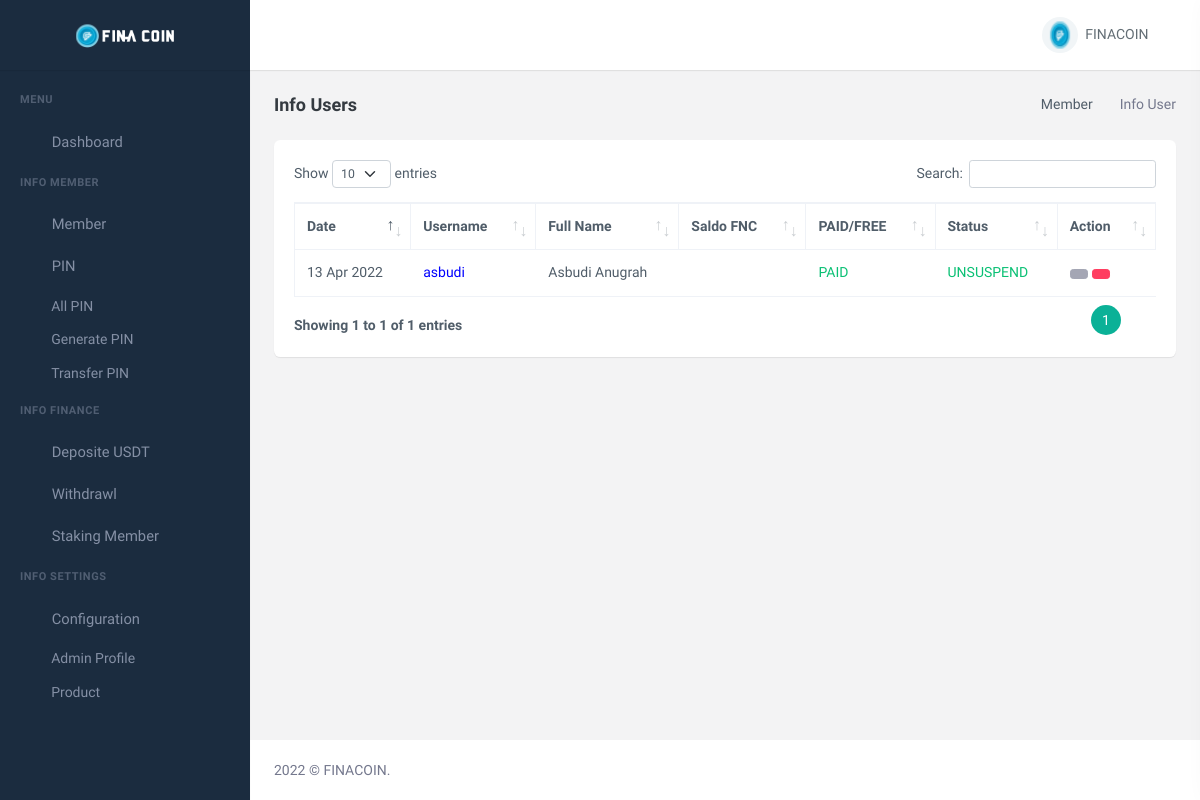
The page /user/admin/users.php (signed in) on the database its author committed.
### tables this page shows
CREATE TABLE `member_fina` (
  `id_member` int(11) NOT NULL,
  `tgl_join_member` timestamp NOT NULL DEFAULT current_timestamp(),
  `username_member` varchar(20) NOT NULL,
  `fnc_member` varchar(100) DEFAULT NULL,
  `bonus_staking_member` varchar(250) DEFAULT NULL,
  `nama_lengkap_member` varchar(100) DEFAULT NULL,
  `sponsor_member` varchar(20) NOT NULL,
  `email_member` varchar(250) NOT NULL,
  `status_suspend_member` enum('SUSPEND','UNSUSPEND') NOT NULL DEFAULT 'UNSUSPEND',
  `number_phone_member` int(16) DEFAULT NULL,
  `pin_transaksi_member` varchar(250) NOT NULL DEFAULT '$2y$10$e8rE0e2yEpqVRiXrJioxYuEx5gf9wcVsyf7YKt1WjMjpPcyJU.KK2',
  `password_member` varchar(250) NOT NULL,
  `status_member` enum('FREE','PAID') NOT NULL DEFAULT 'FREE'
);

### user/admin/helpper/function.php (called while the page is built, shortened)
<?php
function nameFormater($name){
    $array_name = explode(" ", $name);
    $wordcount = count($array_name);
    $word = "";
    for($i=0; $i<$wordcount; $i++){
        $word .= ucfirst($array_name[$i])." ";
    }
    return $word;
}
function dateFormatter($date){
    $array_date = explode("-", $date);
    $day = explode(" ",$array_date[2]);
    $month = $array_date[1];
    $year = $array_date[0];
    switch($month){
        case 4:
            return $day[0]." Apr ".$year;
            break;
    }
}
?>

### user/admin/users.php (the view, shortened to what this page needs)
<?php
include_once "helpper/function.php";
?>
<!DOCTYPE html>
<html lang="en">
  <head>
    <link href="assets/libs/jqvmap/jqvmap.min.css" rel="stylesheet" />
    <link
      href="assets/css/bootstrap.min.css"
      id="bootstrap-style"
      rel="stylesheet"
      type="text/css"
    />
    <link href="assets/css/icons.min.css" rel="stylesheet" type="text/css" />
    <link
      href="assets/css/app.min.css"
      id="app-style"
      rel="stylesheet"
      type="text/css"
    />
    <link
      href="assets/libs/datatables.net-bs4/css/dataTables.bootstrap4.min.css"
      rel="stylesheet"
      type="text/css"
    />
    <link
      href="assets/libs/datatables.net-buttons-bs4/css/buttons.bootstrap4.min.css"
      rel="stylesheet"
      type="text/css"
    />
    <link
      href="assets/libs/datatables.net-responsive-bs4/css/responsive.bootstrap4.min.css"
      rel="stylesheet"
      type="text/css"
    />
  </head>
  <body data-sidebar="dark">
    <div id="layout-wrapper">
      <header id="page-topbar">
        <div class="navbar-header">
          <div class="d-flex">
            <div class="navbar-brand-box text-center">
              <a href="index.html" class="logo logo-light">
                <span class="logo-lg">
                  <img
                    src="assets/images/logo-light.png"
                    alt="logo-light"
                    height="24"
                  />
                </span>
              </a>
            </div>
            <button
              type="button"
              class="btn btn-sm px-3 font-size-24 header-item waves-effect"
              id="vertical-menu-btn"
            >
            </button>
          </div>
          <div class="d-flex">
            <div class="dropdown d-none d-lg-inline-block ms-1">
              <button
                type="button"
                class="btn header-item noti-icon waves-effect"
                data-toggle="fullscreen"
              >
              </button>
            </div>
            <div class="dropdown d-inline-block user-dropdown">
              <button
                type="button"
                class="btn header-item waves-effect"
                id="page-header-user-dropdown"
                data-bs-toggle="dropdown"
                aria-haspopup="true"
                aria-expanded="false"
              >
                <img
                  class="rounded-circle header-profile-user"
                  src="assets/images/logo-sm.png"
                  alt="Header Avatar"
                />
                <span class="d-none d-xl-inline-block ms-1">FINACOIN</span>
              </button>
            </div>
            <div class="dropdown d-inline-block">
              <button
                type="button"
                class="btn header-item noti-icon right-bar-toggle waves-effect"
              >
              </button>
            </div>
          </div>
        </div>
      </header>
      <div class="vertical-menu">
        <div data-simplebar class="h-100">
          <div id="sidebar-menu">
            <ul class="metismenu list-unstyled" id="side-menu">
              <li class="menu-title">Menu</li>
              <li>
                <a href="index" class="waves-effect">
                  <span>Dashboard</span>
                </a>
              </li>
              <li class="menu-title">Info Member</li>
              <li>
                <a href="users" class="waves-effect">
                  <span>Member</span>
                </a>
              </li>
            <li>
                <a href="javascript: void(0);" class="has-arrow waves-effect">
                  <span>PIN</span>
                </a>
                <ul class="sub-menu" aria-expanded="false">
                  <li><a href="all-pin">All PIN</a></li>
                  <li><a href="generate-pin">Generate PIN</a></li>
                  <li><a href="transfer-pin">Transfer PIN</a></li>
                </ul>
              </li>
              <li class="menu-title">Info Finance</li>
              <li>
                <a href="deposit-request" class="waves-effect">
                  <span>Deposite USDT</span>
                </a>
              </li>
              <li>
                <a href="withdrawl" class="waves-effect">
                  <span>Withdrawl</span>
                </a>
              </li>
              <li>
                <a href="staking-member" class="waves-effect">
                  <span>Staking Member</span>
                </a>
              </li>
              <li class="menu-title">Info Settings</li>
              <li>
                <a href="javascript: void(0);" class="has-arrow waves-effect">
                  <span>Configuration</span>
                </a>
                <ul class="sub-menu" aria-expanded="false">
                  <li><a href="setting-admin">Admin Profile</a></li>
                  <li><a href="setting-staking">Product</a></li>
                </ul>
              </li>
            </ul>
          </div>
        </div>
      </div>
      <div class="main-content">
        <div class="page-content">
          <div class="container-fluid">
            <div class="row">
              <div class="col-12">
                <div
                  class="
                    page-title-box
                    d-sm-flex
                    align-items-center
                    justify-content-between
                  "
                >
                  <h4 class="mb-sm-0">Info Users</h4>
                  <div class="page-title-right">
                    <ol class="breadcrumb m-0">
                      <li class="breadcrumb-item">
                        <a href="javascript: void(0);">Member</a>
                      </li>
                      <li class="breadcrumb-item active">Info User</li>
                    </ol>
                  </div>
                </div>
              </div>
            </div>
            <div class="row">
              <div class="col-12">
                <div class="card">
                  <div class="card-body">
                    <table id="datatable" class="table table-hover table-bordered dt-responsive nowrap" style="border-collapse: collapse; border-spacing: 0; width: 100%;" >
                      <thead>
                        <tr>
                          <th>Date</th>
                          <th>Username</th>
                          <th>Full Name</th>
                          <th>Saldo FNC</th>
                          <th>PAID/FREE</th>
                          <th>Status</th>
                          <th>Action</th>
                        </tr>
                      </thead>
                      <tbody>
                          <?php
                            $queryMember = "SELECT * FROM member_fina ORDER BY tgl_join_member DESC";
                            $result_member = mysqli_query($conn, $queryMember);
                            while($row_member=mysqli_fetch_assoc($result_member)){
                          ?>
                          <tr>
                              <td><?= dateFormatter($row_member['tgl_join_member']) ?></td>
                              <td><a href="#detail_user_<?= $row_member['username_member'] ?>" data-bs-toggle="modal" style="text-decoration: none; color:blue;"><?= $row_member['username_member'] ?></a></td>
                              <td><?= nameFormater($row_member['nama_lengkap_member']) ?></td>
                              <td><?= $coin = $row_member['fnc_member'] > 0 ? number_format($row_member['fnc_member'],2,",",".")." FNC" : "" ?></td>
                              <td><?= $status = $row_member['status_member'] == "FREE" ? "<span class='text-danger'>".$row_member['status_member']."</span>" : "<span class='text-success'>".$row_member['status_member']."</span>" ?></td>
                              <td><?= $status = $row_member['status_suspend_member'] == "SUSPEND" ? "<span class='text-danger'>".$row_member['status_suspend_member']."</span>" : "<span class='text-success'>".$row_member['status_suspend_member']."</span>" ?></td>
                              <td>
                                <div class="btn-group btn-group-toggle mt-2 mt-lg-0" data-bs-toggle="buttons">
                                <?php
                                if($row_member['status_suspend_member'] == "UNSUSPEND"){ ?>
                                  <div class="me-1">
                                    <a href="#" data-bs-placement="top" title="UNSUSPEND" class="btn btn-secondary btn-sm disabled">
                                    </a>
                                  </div>
                                <?php }
                                if($row_member['status_suspend_member'] == "SUSPEND"){ ?>
                                  <div class="me-1">
                                    <a href="#" data-bs-placement="top" title="SUSPEND" class="btn btn-secondary btn-sm disabled">
                                      <i class="mdi mdi-delete-alert-outline"></i>
                                    </a>
                                  </div>
                                <?php }else{ ?>
                                  <div class="me-1">
                                    <a href="#suspend<?= $row_member['id_member'] ?>" data-bs-toggle="modal" class="btn btn-danger btn-sm" data-bs-toggle="tooltip" data-bs-placement="top" title="SUSPEND">
                                    </a>
                                  </div>
                                <?php }
                                ?>
                                </div>
                              </td>
                          </tr>
                          <?php } ?>
                      </tbody>
                    </table>
                  </div>
                </div>
              </div>
            </div>
          </div>
        </div>
        <footer class="footer">
          <div class="container-fluid">
            <div class="row">
              <div class="col-sm-6">
                © FINACOIN.
              </div>
            </div>
          </div>
        </footer>
      </div>
    </div>
  </body>
</html>

### rows shown on the page
member_fina: tgl_join_member "13 Apr 2022", username_member "asbudi", nama_lengkap_member "Asbudi Anugrah", status_member "PAID", status_suspend_member "UNSUSPEND"
